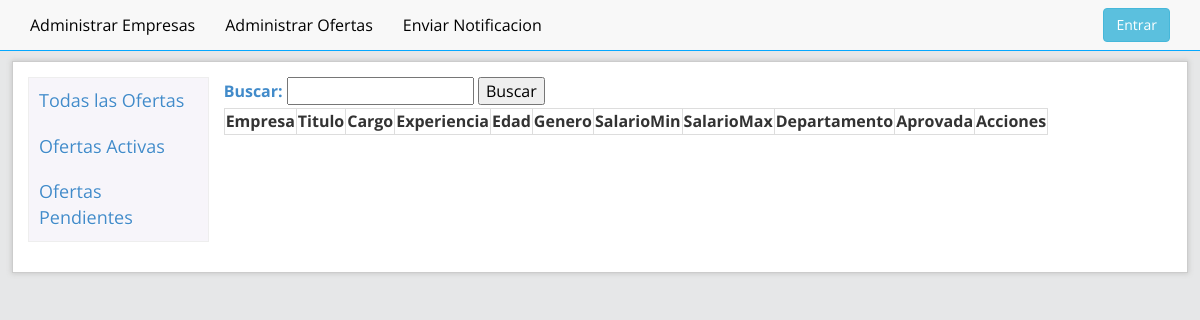
The app's page /admin/ofertas.php, older data.
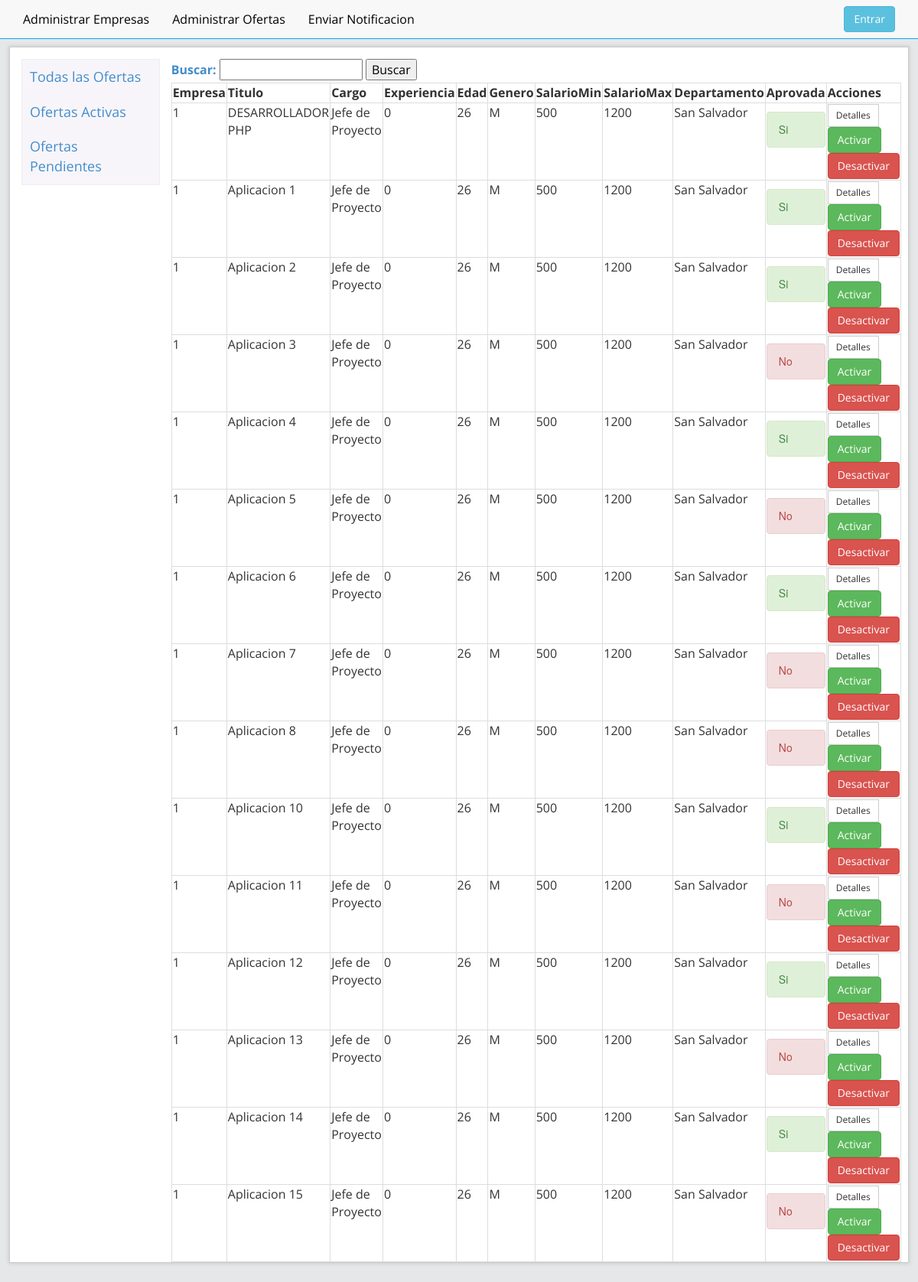
The same page, newer data.
### tables this page shows
CREATE TABLE `ofertas` (
  `cod_oferta` int(20) NOT NULL AUTO_INCREMENT,
  `cod_em` int(20) DEFAULT NULL,
  `titulo_of` varchar(120) DEFAULT NULL,
  `descripcion_of` varchar(250) DEFAULT NULL,
  `area_of` int(11) DEFAULT NULL,
  `cargo_of` varchar(20) DEFAULT NULL,
  `vacantes_of` int(11) DEFAULT NULL,
  `contratacion_of` varchar(20) DEFAULT NULL,
  `anoexp_ofetas` int(11) DEFAULT NULL,
  `edad` int(10) DEFAULT NULL,
  `genero_of` varchar(20) DEFAULT NULL,
  `vehiculo_ofetas` varchar(20) DEFAULT NULL,
  `salariomax_of` decimal(30,0) DEFAULT NULL,
  `salariomin_of` decimal(30,0) DEFAULT NULL,
  `departamento_of` varchar(20) DEFAULT NULL,
  `experiencia` varchar(20) DEFAULT NULL,
  `tituloen_of` varchar(20) DEFAULT NULL,
  `nivel_of` varchar(20) DEFAULT NULL,
  `disponible_of` int(1) DEFAULT '0',
  `aprovacion_of` int(1) DEFAULT '0',
  `fecha_of` datetime DEFAULT NULL,
  `fechaFin_of` datetime DEFAULT NULL,
  PRIMARY KEY (`cod_oferta`) USING BTREE,
  UNIQUE KEY `cod_oferta_UNIQUE` (`cod_oferta`)
);

### admin/showOfertas.php (the view, shortened to what this page needs)
<form id="form1"  name="form1" method="POST" action="">
    <label for="buscar" class="lbl-buscar"><a href="index.php">Buscar:</a></label>
    <input type="text" name="buscar" id="buscar" /></td>
<input type="submit"  id="btn-buscar" name="Aceptar" id="Aceptar" value="Buscar" /><br>
</form>
<?php
if (isset($_POST['buscar'])) {
    echo "<table class='table-bordered' >";
    echo "<tr>";
    echo "<td><b>Empresa</b></td>";
    echo "<td><b>Titulo</b></td>";
    echo "<td><b>Cargo</b></td>";
    echo "<td><b>Experiencia</b></td>";
    echo "<td><b>Edad</b></td>";
    echo "<td><b>Genero</b></td>";
    echo "<td><b>SalarioMin</b></td>";
    echo "<td><b>SalarioMax</b></td>";
    echo "<td><b>Departamento</b></td>";
    echo "<td><b>Aprovada</b></td>";
    echo "<td><b>Acciones</b></td>";
    echo "</tr>";
    $result = mysql_query("SELECT * FROM `ofertas` where titulo_of like '%" . $_POST['buscar'] . "%'");
    while ($row = mysql_fetch_array($result)) {
        foreach ($row AS $key => $value) {
            $row[$key] = stripslashes($value);
        }
        echo "<tr>";
        echo "<td valign='top'>" . nl2br($row['cod_em']) . "</td>";
        echo "<td valign='top'>" . nl2br($row['titulo_of']) . "</td>";
        echo "<td valign='top'>" . nl2br($row['cargo_of']) . "</td>";
        echo "<td valign='top'>" . nl2br($row['anoexp_ofetas']) . "</td>";
        echo "<td valign='top'>" . nl2br($row['edad']) . "</td>";
        echo "<td valign='top'>" . nl2br($row['genero_of']) . "</td>";
        echo "<td valign='top'>" . nl2br($row['salariomax_of']) . "</td>";
        echo "<td valign='top'>" . nl2br($row['salariomin_of']) . "</td>";
        echo "<td valign='top'>" . nl2br($row['departamento_of']) . "</td>";
        $estado = $row['aprovacion_of'];
        $estado_show;
        if ($estado == 0) {
            $estado_show = "<h5 class='alert alert-danger'>No</h5>";
        } elseif ($estado == 1) {
            $estado_show = "<h5 class='alert alert-success'>Si</h5>";
        }
        echo "<td valign='top' >" . $estado_show . "</td>";
        echo "<td valign='top'><a class='btn btn-default btn-sm' href=detallesOferta.php?id={$row['cod_oferta']}>Detalles</a><a class='btn btn-success' href=ofertas_controller.php?activar={$row['cod_oferta']}>Activar</a><a class='btn btn-danger' href=ofertas_controller.php?desactivar={$row['cod_oferta']}>Desactivar</a></td>";
        echo "</tr>";
    }
} else {
    echo "<table class='table-bordered' >";
    echo "<tr>";
    echo "<td><b>Empresa</b></td>";
    echo "<td><b>Titulo</b></td>";
    echo "<td><b>Cargo</b></td>";
    echo "<td><b>Experiencia</b></td>";
    echo "<td><b>Edad</b></td>";
    echo "<td><b>Genero</b></td>";
    echo "<td><b>SalarioMin</b></td>";
    echo "<td><b>SalarioMax</b></td>";
    echo "<td><b>Departamento</b></td>";
    echo "<td><b>Aprovada</b></td>";
    echo "<td><b>Acciones</b></td>";
    echo "</tr>";
    $result = mysql_query("SELECT * FROM `ofertas`") or trigger_error(mysql_error());
    while ($row = mysql_fetch_array($result)) {
        foreach ($row AS $key => $value) {
            $row[$key] = stripslashes($value);
        }
        echo "<tr>";
        echo "<td valign='top'>" . nl2br($row['cod_em']) . "</td>";
        echo "<td valign='top'>" . nl2br($row['titulo_of']) . "</td>";
        echo "<td valign='top'>" . nl2br($row['cargo_of']) . "</td>";
        echo "<td valign='top'>" . nl2br($row['anoexp_ofetas']) . "</td>";
        echo "<td valign='top'>" . nl2br($row['edad']) . "</td>";
        echo "<td valign='top'>" . nl2br($row['genero_of']) . "</td>";
        echo "<td valign='top'>" . nl2br($row['salariomax_of']) . "</td>";
        echo "<td valign='top'>" . nl2br($row['salariomin_of']) . "</td>";
        echo "<td valign='top'>" . nl2br($row['departamento_of']) . "</td>";
        $estado = $row['aprovacion_of'];
        if ($estado == 0) {
            $estado_show = "<h5 class='alert alert-danger'>No</h5>";
        } elseif ($estado == 1) {
            $estado_show = "<h5 class='alert alert-success'>Si</h5>";
        }
        echo "<td valign='top' >" . $estado_show . "</td>";
        echo "<td valign='top'><a class='btn btn-default btn-sm' href=detallesOferta.php?id={$row['cod_oferta']}>Detalles</a><a class='btn btn-success' href=ofertas_controller.php?activar={$row['cod_oferta']}>Activar</a><a class='btn btn-danger' href=ofertas_controller.php?desactivar={$row['cod_oferta']}>Desactivar</a></td>";
        echo "</tr>";
    }
}
echo "</table>";
?>

Row changes from the older to the newer data that the page shows:
added ofertas: cod_em "1", titulo_of "DESARROLLADOR PHP", cargo_of "Jefe de Proyecto", anoexp_ofetas "0", edad "26", genero_of "M", salariomax_of "500", salariomin_of "1200", departamento_of "San Salvador", aprovacion_of "Si"
added ofertas: cod_em "1", titulo_of "Aplicacion 1", cargo_of "Jefe de Proyecto", anoexp_ofetas "0", edad "26", genero_of "M", salariomax_of "500", salariomin_of "1200", departamento_of "San Salvador", aprovacion_of "Si"
added ofertas: cod_em "1", titulo_of "Aplicacion 2", cargo_of "Jefe de Proyecto", anoexp_ofetas "0", edad "26", genero_of "M", salariomax_of "500", salariomin_of "1200", departamento_of "San Salvador", aprovacion_of "Si"
added ofertas: cod_em "1", titulo_of "Aplicacion 3", cargo_of "Jefe de Proyecto", anoexp_ofetas "0", edad "26", genero_of "M", salariomax_of "500", salariomin_of "1200", departamento_of "San Salvador", aprovacion_of "No"
added ofertas: cod_em "1", titulo_of "Aplicacion 4", cargo_of "Jefe de Proyecto", anoexp_ofetas "0", edad "26", genero_of "M", salariomax_of "500", salariomin_of "1200", departamento_of "San Salvador", aprovacion_of "Si"
added ofertas: cod_em "1", titulo_of "Aplicacion 5", cargo_of "Jefe de Proyecto", anoexp_ofetas "0", edad "26", genero_of "M", salariomax_of "500", salariomin_of "1200", departamento_of "San Salvador", aprovacion_of "No"
added ofertas: cod_em "1", titulo_of "Aplicacion 6", cargo_of "Jefe de Proyecto", anoexp_ofetas "0", edad "26", genero_of "M", salariomax_of "500", salariomin_of "1200", departamento_of "San Salvador", aprovacion_of "Si"
added ofertas: cod_em "1", titulo_of "Aplicacion 7", cargo_of "Jefe de Proyecto", anoexp_ofetas "0", edad "26", genero_of "M", salariomax_of "500", salariomin_of "1200", departamento_of "San Salvador", aprovacion_of "No"
added ofertas: cod_em "1", titulo_of "Aplicacion 8", cargo_of "Jefe de Proyecto", anoexp_ofetas "0", edad "26", genero_of "M", salariomax_of "500", salariomin_of "1200", departamento_of "San Salvador", aprovacion_of "No"
added ofertas: cod_em "1", titulo_of "Aplicacion 10", cargo_of "Jefe de Proyecto", anoexp_ofetas "0", edad "26", genero_of "M", salariomax_of "500", salariomin_of "1200", departamento_of "San Salvador", aprovacion_of "Si"
added ofertas: cod_em "1", titulo_of "Aplicacion 11", cargo_of "Jefe de Proyecto", anoexp_ofetas "0", edad "26", genero_of "M", salariomax_of "500", salariomin_of "1200", departamento_of "San Salvador", aprovacion_of "No"
added ofertas: cod_em "1", titulo_of "Aplicacion 12", cargo_of "Jefe de Proyecto", anoexp_ofetas "0", edad "26", genero_of "M", salariomax_of "500", salariomin_of "1200", departamento_of "San Salvador", aprovacion_of "Si"
added ofertas: cod_em "1", titulo_of "Aplicacion 13", cargo_of "Jefe de Proyecto", anoexp_ofetas "0", edad "26", genero_of "M", salariomax_of "500", salariomin_of "1200", departamento_of "San Salvador", aprovacion_of "No"
added ofertas: cod_em "1", titulo_of "Aplicacion 14", cargo_of "Jefe de Proyecto", anoexp_ofetas "0", edad "26", genero_of "M", salariomax_of "500", salariomin_of "1200", departamento_of "San Salvador", aprovacion_of "Si"
added ofertas: cod_em "1", titulo_of "Aplicacion 15", cargo_of "Jefe de Proyecto", anoexp_ofetas "0", edad "26", genero_of "M", salariomax_of "500", salariomin_of "1200", departamento_of "San Salvador", aprovacion_of "No"
